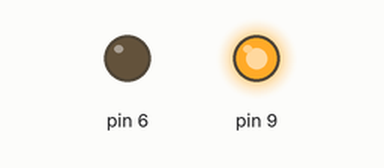
The sketch below on a simulated Arduino Uno, built with avr-gcc and run on an emulated ATmega328P. Shown: output pins drawn as LEDs (lit = HIGH).

Above: at 0.1 s.
Timing chart, 0 to 1.6 s (numbered marks = the images above):
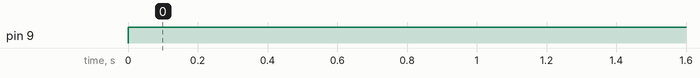

Measured:
- by itself, pin 9: LOW → HIGH at 0.00 s

The sketch:

pump_test.ino
```cpp
void setup (){
	pinMode(6,OUTPUT);
	pinMode(9,OUTPUT);
}

void loop(){
	analogWrite(6,0);
    analogWrite(9,255);
}
```
